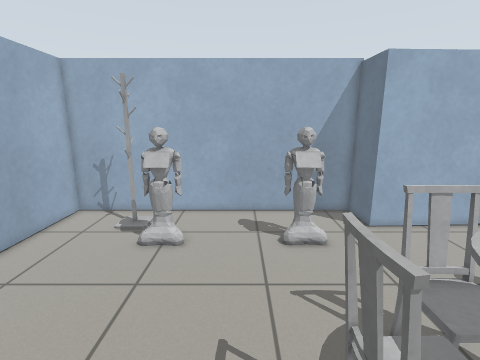
view 1 (above)

18 first-person views from a walk through a world built for the Gazebo simulator. The camera is 1.2 m above the floor, tilts 12° down and sees 85° across. The floor is counted in squares, 0.2 m on a side. Each view is taken from the middle of a square. On the plan, view 1 faces up. The plan holds only what a view shows up to about 20 squares ahead; the rest is blank.

view 2
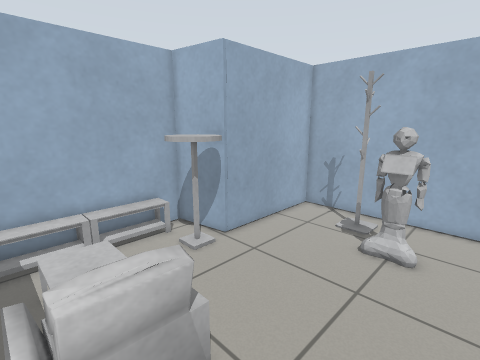

view 3
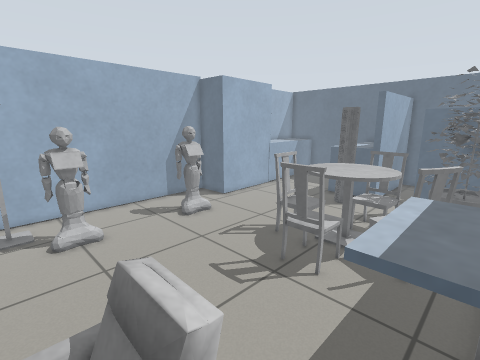

view 4
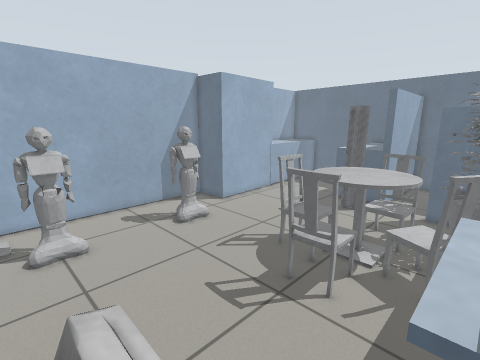

view 5
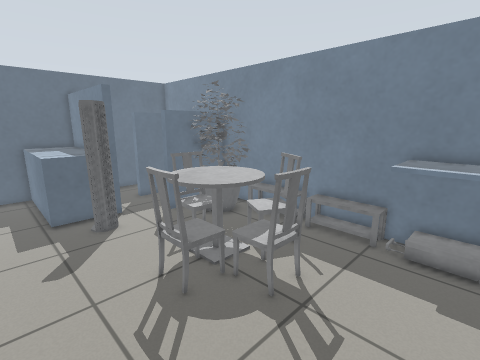

view 6
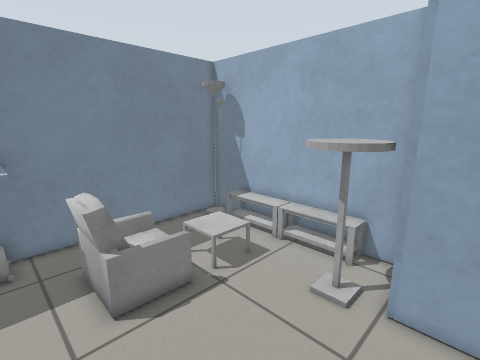

view 7
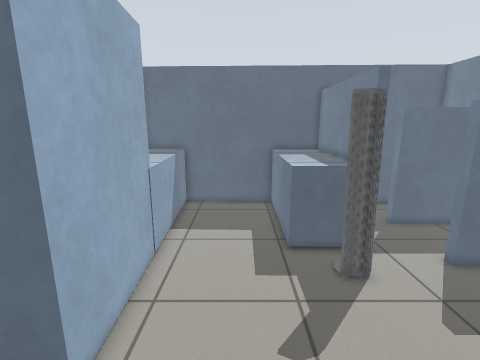

view 8
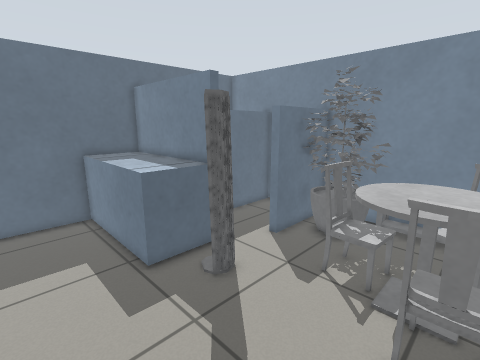

view 9
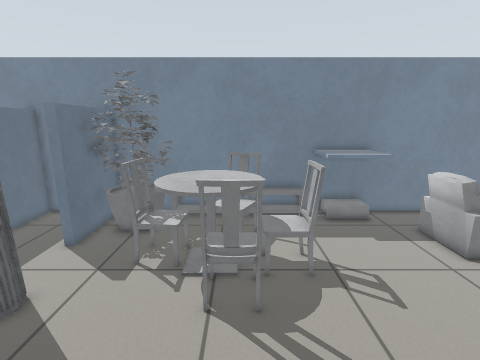

view 10
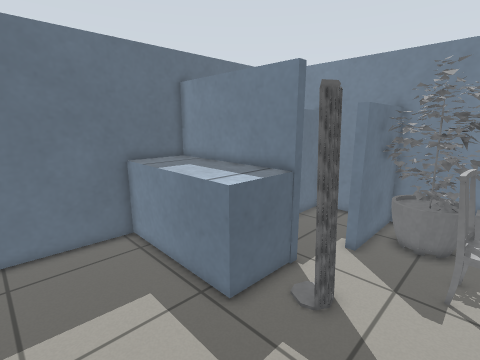

view 11
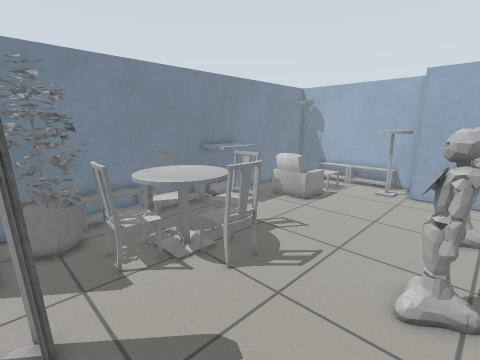

view 12
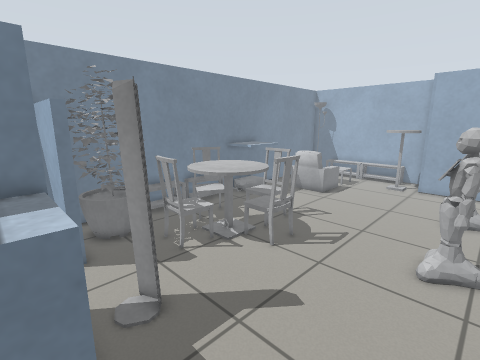

view 13
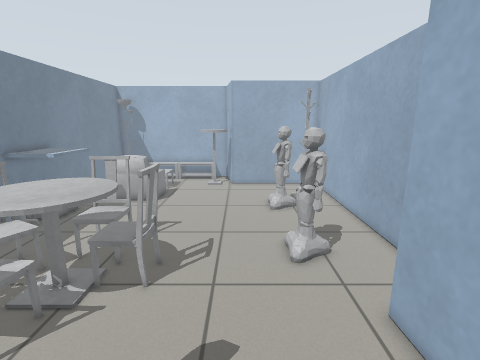

view 14
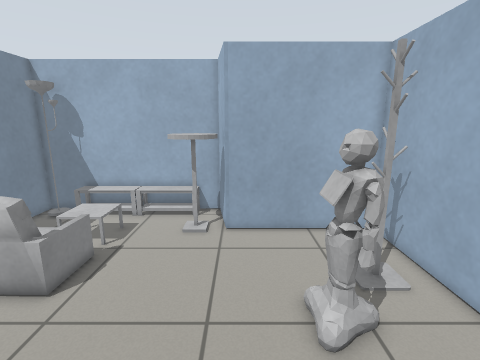

view 15
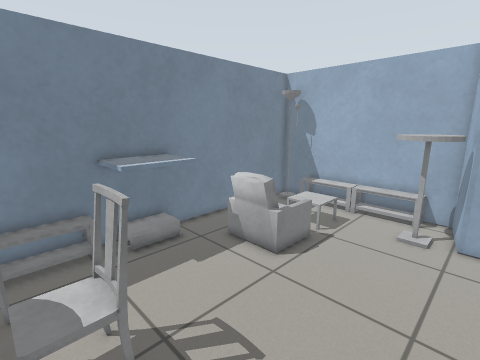

view 16
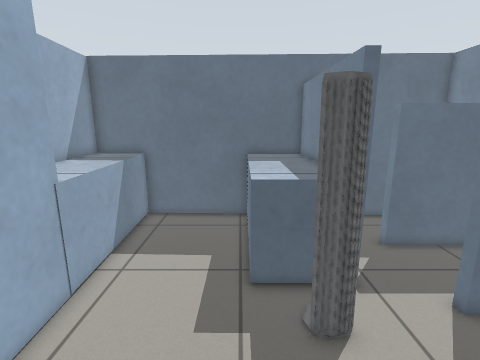

view 17
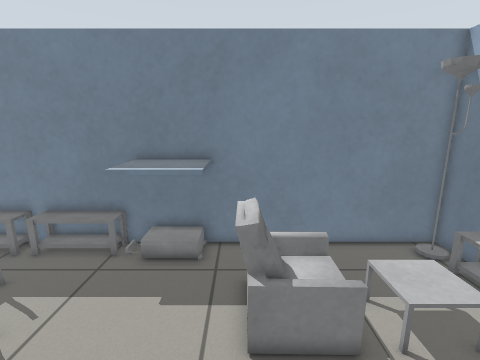

view 18
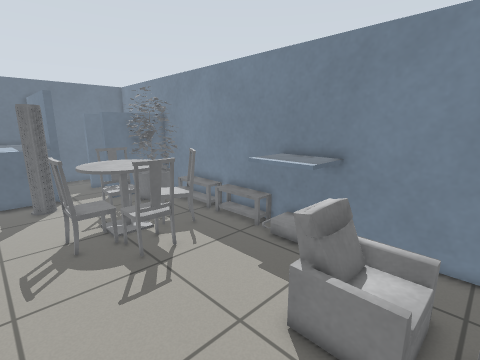

### Floor plan
Ten units are one square. View 1 is at (0, 0); x grows to the right and y downward. Boxes are objects, and circles mark ways between rooms. Rooms are numbered by the first view taken in them; rooms with no view inside come last. Other rooms are left out.
<svg viewBox="-155 -182 391 223">
<path fill="none" stroke="#000" d="M133 -4 133 -18 138 -18 138 18M130 35 185 35M177 -46 148 -46 149 -86M182 36 182 -18 188 -18M228 -51 231 -170M231 -153 77 -147 76 -177 -114 -177 -114 -92 -150 -86 -150 35 -15 35M-36 36 -36 6 1 6 1 25M149 -86 229 -85M-15 35 130 35M1 25 1 35"/>
<rect x="-145" y="15" width="10" height="20" fill="#bbb"><title>other object</title></rect>
<rect x="-145" y="-35" width="10" height="50" fill="#bbb"><title>table</title></rect>
<rect x="-145" y="-75" width="10" height="40" fill="#bbb"><title>table</title></rect>
<rect x="-135" y="-85" width="40" height="30" fill="#bbb"><title>table</title></rect>
<rect x="-115" y="-35" width="20" height="30" fill="#bbb"><title>table</title></rect>
<rect x="-85" y="-35" width="40" height="40" fill="#bbb"><title>other object</title></rect>
<rect x="-75" y="-165" width="20" height="20" fill="#bbb"><title>other object</title></rect>
<rect x="-55" y="-145" width="30" height="30" fill="#bbb"><title>other object</title></rect>
<rect x="5" y="15" width="50" height="20" fill="#bbb"><title>table</title></rect>
<rect x="15" y="-45" width="30" height="20" fill="#bbb"><title>chair</title></rect>
<rect x="15" y="-145" width="30" height="30" fill="#bbb"><title>other object</title></rect>
<rect x="35" y="-15" width="30" height="30" fill="#bbb"><title>chair</title></rect>
<rect x="35" y="-75" width="30" height="30" fill="#bbb"><title>chair</title></rect>
<rect x="45" y="-55" width="40" height="50" fill="#bbb"><title>round table</title></rect>
<rect x="75" y="-35" width="30" height="20" fill="#bbb"><title>chair</title></rect>
<rect x="85" y="-15" width="50" height="50" fill="#bbb"><title>plant</title></rect>
<rect x="125" y="-75" width="10" height="20" fill="#bbb"><title>other object</title></rect>
<rect x="45" y="15" width="50" height="20" fill="#bbb"><title>table</title></rect>
<circle cx="50" cy="15" r="3" fill="#2a7"/>
<text x="20" y="-70">1</text>
<text x="60" y="30">2</text>
</svg>
Room 1 opens to room 2.

Where each view was taken, in squares from view 1:
view 1: 0 up, 0 right, facing up
view 2: 0 up, 1 left, facing up-left
view 3: 2 down, 7 left, facing up-right
view 4: 1 down, 6 left, facing up-right
view 5: 11 up, 3 left, facing down-right
view 6: 11 up, 3 left, facing down-left
view 7: 11 up, 3 right, facing right
view 8: 13 up, 5 right, facing down-right
view 9: 14 up, 5 right, facing down
view 10: 14 up, 9 right, facing down-right
view 11: 14 up, 13 right, facing down-left
view 12: 14 up, 16 right, facing down-left
view 13: 10 up, 15 right, facing left
view 14: 10 up, 3 right, facing left
view 15: 10 up, 4 right, facing down-left
view 16: 9 up, 6 right, facing right
view 17: 9 up, 5 left, facing down
view 18: 9 up, 9 left, facing down-right
